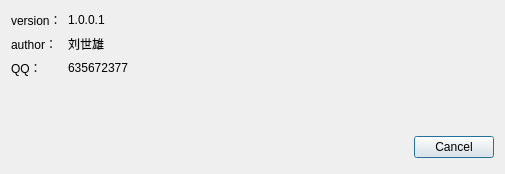
<?xml version="1.0" encoding="UTF-8"?>
<ui version="4.0">
 <class>AboutDialog</class>
 <widget class="QDialog" name="AboutDialog">
  <property name="geometry">
   <rect>
    <x>0</x>
    <y>0</y>
    <width>505</width>
    <height>174</height>
   </rect>
  </property>
  <property name="windowTitle">
   <string>About</string>
  </property>
  <layout class="QVBoxLayout" name="verticalLayout_3">
   <item>
    <layout class="QHBoxLayout" name="horizontalLayout_2">
     <item>
      <layout class="QHBoxLayout" name="horizontalLayout">
       <item>
        <layout class="QVBoxLayout" name="verticalLayout">
         <item>
          <widget class="QLabel" name="label">
           <property name="text">
            <string>version：</string>
           </property>
          </widget>
         </item>
         <item>
          <widget class="QLabel" name="label_2">
           <property name="text">
            <string>author：</string>
           </property>
          </widget>
         </item>
         <item>
          <widget class="QLabel" name="label_3">
           <property name="text">
            <string>QQ：</string>
           </property>
          </widget>
         </item>
        </layout>
       </item>
       <item>
        <layout class="QVBoxLayout" name="verticalLayout_2">
         <item>
          <widget class="QLabel" name="lbl_version">
           <property name="text">
            <string>1.0.0.1</string>
           </property>
          </widget>
         </item>
         <item>
          <widget class="QLabel" name="lbl_version_3">
           <property name="text">
            <string>刘世雄</string>
           </property>
          </widget>
         </item>
         <item>
          <widget class="QLabel" name="lbl_version_2">
           <property name="text">
            <string>635672377</string>
           </property>
          </widget>
         </item>
        </layout>
       </item>
      </layout>
     </item>
     <item>
      <spacer name="horizontalSpacer_2">
       <property name="orientation">
        <enum>Qt::Horizontal</enum>
       </property>
       <property name="sizeHint" stdset="0">
        <size>
         <width>40</width>
         <height>20</height>
        </size>
       </property>
      </spacer>
     </item>
    </layout>
   </item>
   <item>
    <spacer name="verticalSpacer">
     <property name="orientation">
      <enum>Qt::Vertical</enum>
     </property>
     <property name="sizeHint" stdset="0">
      <size>
       <width>20</width>
       <height>119</height>
      </size>
     </property>
    </spacer>
   </item>
   <item>
    <layout class="QHBoxLayout" name="_2">
     <property name="spacing">
      <number>6</number>
     </property>
     <property name="leftMargin">
      <number>0</number>
     </property>
     <property name="topMargin">
      <number>0</number>
     </property>
     <property name="rightMargin">
      <number>0</number>
     </property>
     <property name="bottomMargin">
      <number>0</number>
     </property>
     <item>
      <spacer>
       <property name="orientation">
        <enum>Qt::Horizontal</enum>
       </property>
       <property name="sizeHint" stdset="0">
        <size>
         <width>131</width>
         <height>31</height>
        </size>
       </property>
      </spacer>
     </item>
     <item>
      <widget class="QPushButton" name="btn_cancel">
       <property name="text">
        <string>Cancel</string>
       </property>
      </widget>
     </item>
    </layout>
   </item>
  </layout>
  <zorder>verticalSpacer</zorder>
  <zorder></zorder>
 </widget>
 <resources/>
 <connections/>
</ui>
